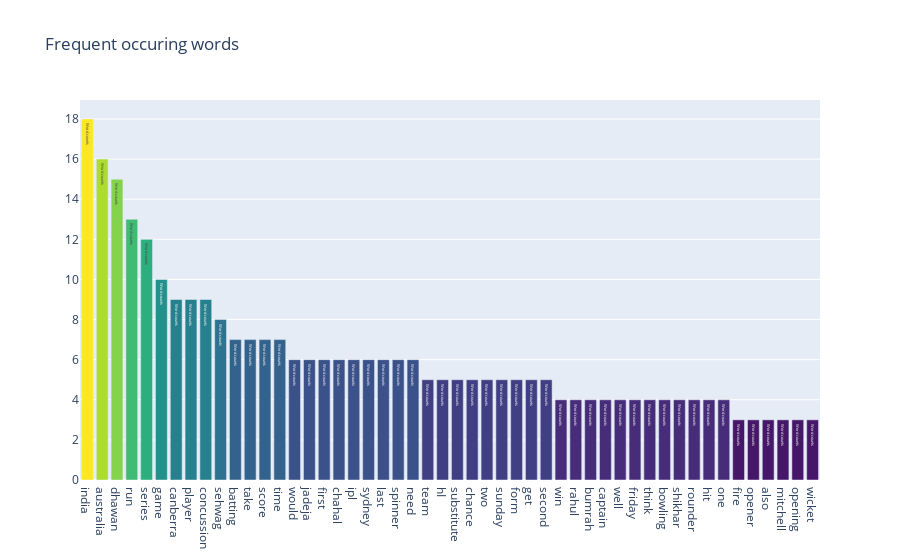
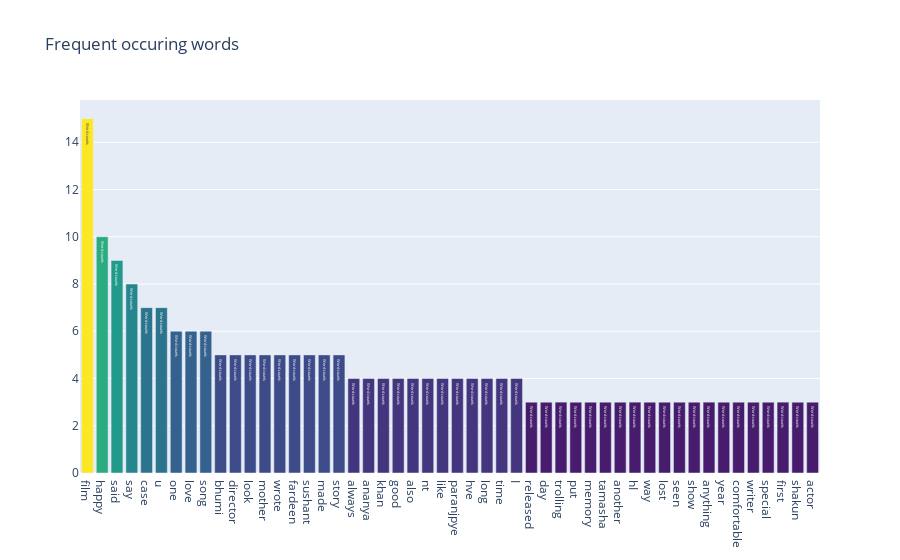
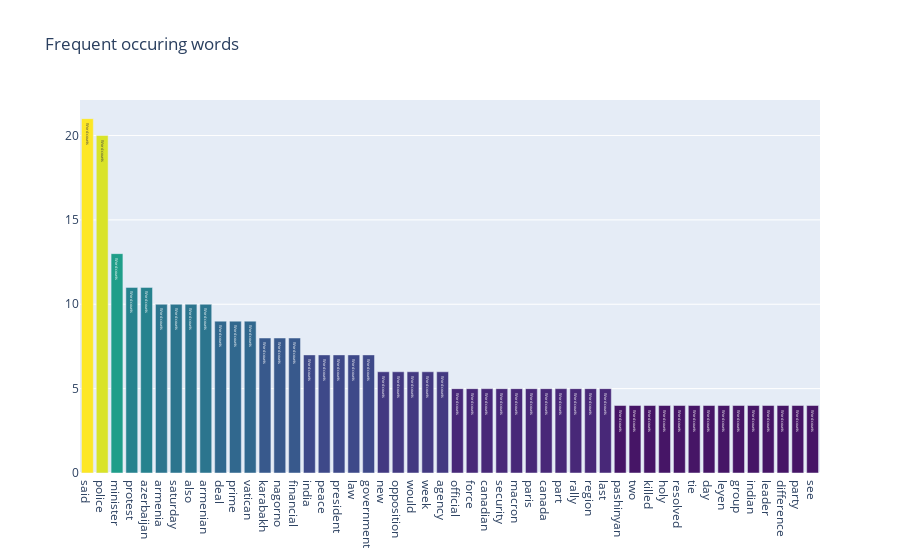

Notebook code for these charts, in order:
### Code cell
#displaying the bar chart for each files
iplot(words_list_after_bar_1, filename='basic-bar')
iplot(words_list_after_bar_2, filename='basic-bar')
iplot(words_list_after_bar_3, filename='basic-bar')

### Figure 1 — Plotly figure (JSON) as saved in the notebook; plotly's stock layout.template omitted (floating-point values rounded to 4 significant figures)
{"data": [{"marker": {"color": [18, 16, 15, 13, 12, 10, 9, 9, 9, 8, 7, 7, 7, 7, 6, 6, 6, 6, 6, 6, 6, 6, 6, 5, 5, 5, 5, 5, 5, 5, 5, 5, 4, 4, 4, 4, 4, 4, 4, 4, 4, 4, 4, 4, 3, 3, 3, 3, 3, 3, 3, 3, 3, 3, 3, 3, 3, 3, 3, 3, 3, 3, 3, 3, 3, 3, 3, 3, 3, 3, 3, 3, 3, 3, 3, 3, 3, 3, 3, 3, 3, 2, 2, 2, 2, 2, 2, 2, 2, 2, 2, 2, 2, 2, 2, 2, 2, 2, 2, 2], "colorscale": [[0, "#440154"], [0.1111, "#482878"], [0.2222, "#3e4989"], [0.3333, "#31688e"], [0.4444, "#26828e"], [0.5556, "#1f9e89"], [0.6667, "#35b779"], [0.7778, "#6ece58"], [0.8889, "#b5de2b"], [1, "#fde725"]]}, "text": "Word counts", "type": "bar", "x": ["india", "australia", "dhawan", "run", "series", "game", "canberra", "player", "concussion", "sehwag", "batting", "take", "score", "time", "would", "jadeja", "first", "chahal", "ipl", "sydney", "last", "spinner", "need", "team", "hI", "substitute", "chance", "two", "sunday", "form", "get", "second", "win", "rahul", "bumrah", "captain", "well", "friday", "think", "bowling", "shikhar", "rounder", "hit", "one", "fire", "opener", "also", "mitchell", "opening", "wicket"], "y": [18, 16, 15, 13, 12, 10, 9, 9, 9, 8, 7, 7, 7, 7, 6, 6, 6, 6, 6, 6, 6, 6, 6, 5, 5, 5, 5, 5, 5, 5, 5, 5, 4, 4, 4, 4, 4, 4, 4, 4, 4, 4, 4, 4, 3, 3, 3, 3, 3, 3]}], "layout": {"title": {"text": "Frequent occuring words"}}}

### Figure 2 — Plotly figure (JSON) as saved in the notebook; plotly's stock layout.template omitted (floating-point values rounded to 4 significant figures)
{"data": [{"marker": {"color": [15, 10, 9, 8, 7, 7, 6, 6, 6, 5, 5, 5, 5, 5, 5, 5, 5, 5, 4, 4, 4, 4, 4, 4, 4, 4, 4, 4, 4, 4, 3, 3, 3, 3, 3, 3, 3, 3, 3, 3, 3, 3, 3, 3, 3, 3, 3, 3, 3, 3, 3, 3, 3, 3, 3, 3, 3, 3, 3, 3, 3, 3, 3, 3, 3, 3, 2, 2, 2, 2, 2, 2, 2, 2, 2, 2, 2, 2, 2, 2, 2, 2, 2, 2, 2, 2, 2, 2, 2, 2, 2, 2, 2, 2, 2, 2, 2, 2, 2, 2], "colorscale": [[0, "#440154"], [0.1111, "#482878"], [0.2222, "#3e4989"], [0.3333, "#31688e"], [0.4444, "#26828e"], [0.5556, "#1f9e89"], [0.6667, "#35b779"], [0.7778, "#6ece58"], [0.8889, "#b5de2b"], [1, "#fde725"]]}, "text": "Word counts", "type": "bar", "x": ["film", "happy", "said", "say", "case", "u", "one", "love", "song", "bhumi", "director", "look", "mother", "wrote", "fardeen", "sushant", "made", "story", "always", "ananya", "khan", "good", "also", "nt", "like", "paranjpye", "hve", "long", "time", "I", "released", "day", "trolling", "put", "memory", "tamasha", "another", "hI", "way", "lost", "seen", "show", "anything", "year", "comfortable", "writer", "special", "first", "shakun", "actor"], "y": [15, 10, 9, 8, 7, 7, 6, 6, 6, 5, 5, 5, 5, 5, 5, 5, 5, 5, 4, 4, 4, 4, 4, 4, 4, 4, 4, 4, 4, 4, 3, 3, 3, 3, 3, 3, 3, 3, 3, 3, 3, 3, 3, 3, 3, 3, 3, 3, 3, 3]}], "layout": {"title": {"text": "Frequent occuring words"}}}

### Figure 3 — Plotly figure (JSON) as saved in the notebook; plotly's stock layout.template omitted (floating-point values rounded to 4 significant figures)
{"data": [{"marker": {"color": [21, 20, 13, 11, 11, 10, 10, 10, 10, 9, 9, 9, 8, 8, 8, 7, 7, 7, 7, 7, 6, 6, 6, 6, 6, 5, 5, 5, 5, 5, 5, 5, 5, 5, 5, 5, 4, 4, 4, 4, 4, 4, 4, 4, 4, 4, 4, 4, 4, 4, 4, 4, 4, 4, 4, 4, 4, 4, 4, 4, 4, 4, 3, 3, 3, 3, 3, 3, 3, 3, 3, 3, 3, 3, 3, 3, 3, 3, 3, 3, 3, 3, 3, 3, 3, 3, 3, 3, 3, 3, 3, 3, 3, 3, 3, 3, 3, 3, 3, 3], "colorscale": [[0, "#440154"], [0.1111, "#482878"], [0.2222, "#3e4989"], [0.3333, "#31688e"], [0.4444, "#26828e"], [0.5556, "#1f9e89"], [0.6667, "#35b779"], [0.7778, "#6ece58"], [0.8889, "#b5de2b"], [1, "#fde725"]]}, "text": "Word counts", "type": "bar", "x": ["said", "police", "minister", "protest", "azerbaijan", "armenia", "saturday", "also", "armenian", "deal", "prime", "vatican", "karabakh", "nagorno", "financial", "india", "peace", "president", "law", "government", "new", "opposition", "would", "week", "agency", "official", "force", "canadian", "security", "macron", "paris", "canada", "part", "rally", "region", "last", "pashinyan", "two", "killed", "holy", "resolved", "tie", "day", "leyen", "group", "indian", "leader", "difference", "party", "see"], "y": [21, 20, 13, 11, 11, 10, 10, 10, 10, 9, 9, 9, 8, 8, 8, 7, 7, 7, 7, 7, 6, 6, 6, 6, 6, 5, 5, 5, 5, 5, 5, 5, 5, 5, 5, 5, 4, 4, 4, 4, 4, 4, 4, 4, 4, 4, 4, 4, 4, 4]}], "layout": {"title": {"text": "Frequent occuring words"}}}
